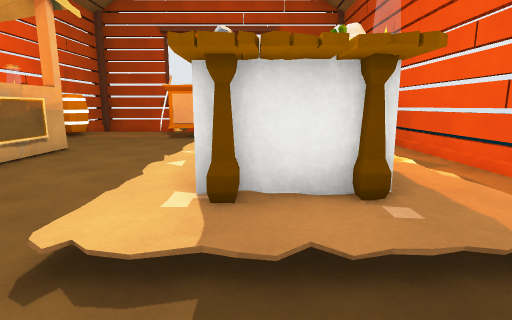
View 1 (above)

13 first-person views from a walk through a 3-D level made in the Unity game engine. The camera is 1.3 m above the floor, tilts 10° down and sees 80° across. The floor is counted in squares, 1 m on a side. Each view is taken from the middle of a square. On the plan, view 1 faces up. The plan holds only what a view shows up to about 14 squares ahead; the rest is blank. The place goes on beyond the plan. The player is left out. Surface patterns are stand-ins for the level's own textures.

View 2
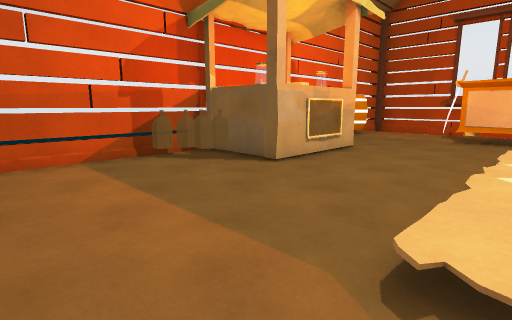

View 3
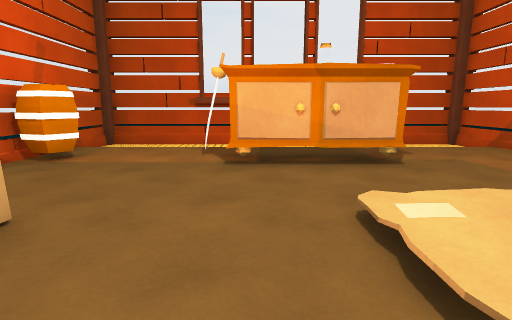

View 4
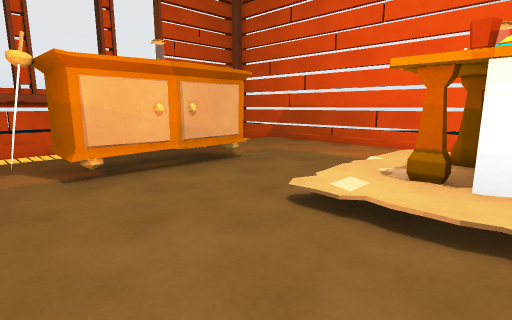

View 5
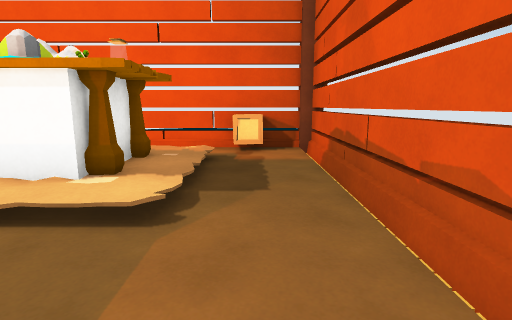

View 6
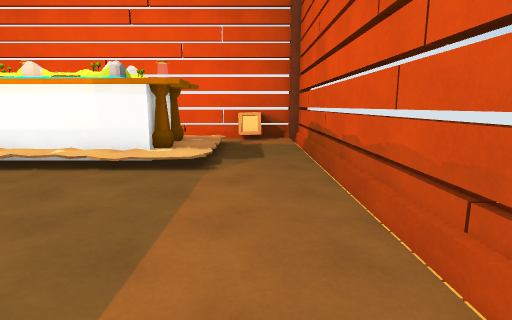

View 7
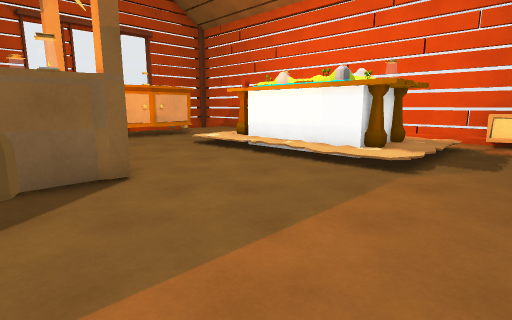

View 8
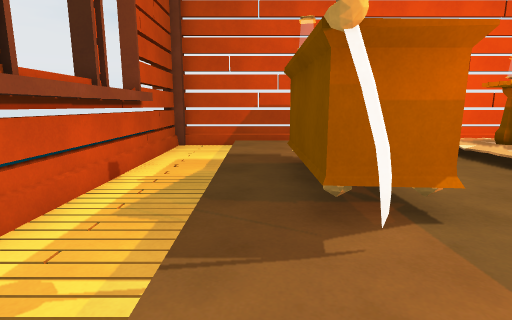

View 9
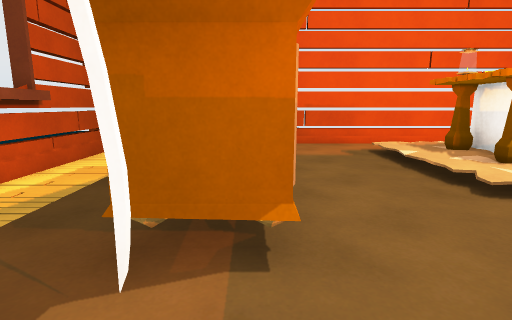

View 10
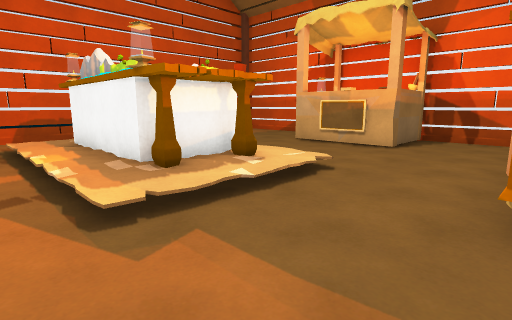

View 11
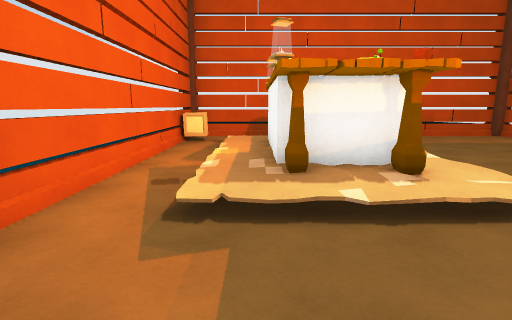

View 12
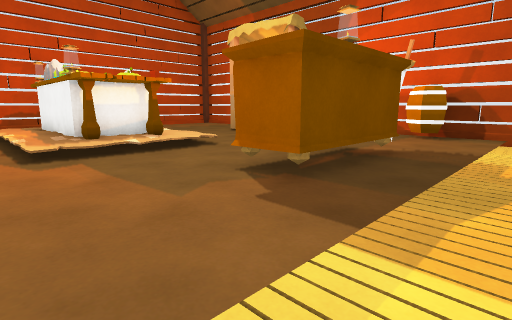

View 13
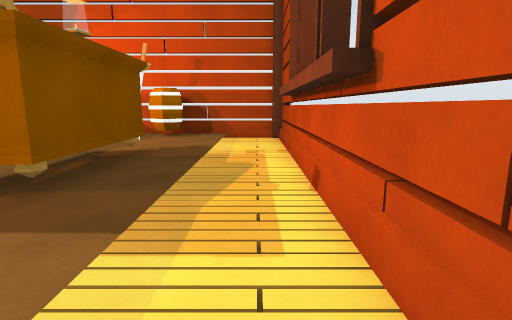

### Floor plan
Key: @ floor where view 1 was taken; # wall or solid block; . main floor; - floor 0.25 m lower than the main floor; _ floor 45.75 m lower than the main floor; < floor 46 m lower than the main floor; / step, stairs or slope; v drop or lower ground; B barrel; S sign; R rug; A box; O other object.
Columns run from 9 left of view 1 to 5 right of it. Each row starts with its distance up from view 1.
 19               v
 18 ###############
 17 #-----_-----<-#
 16 #/////////////#
 15 #.............#
 14 #BB...OOOO....#
 13 #B....OOOO....#
 12 #.............#
 11 #.............#
 10 #.............#
  9 #OOO..........#
  8    S.....##...#
  7    #....####..#
  6 ##  ....#  #..#
  5 # ......# ##..#
  4   ......###R..#
  3 #........##...#
  2 #............A#
  1 #............A#
  0 #........@....#
 -1 ###############

Positions as (right, up) in squares from view 1, and headings:
1: (0, 0), facing up
2: (-1, 0), facing up-left
3: (-3, 6), facing up
4: (-5, 7), facing up-right
5: (-5, 1), facing right
6: (-8, 1), facing right
7: (-8, 0), facing up-right
8: (-7, 15), facing right
9: (-6, 13), facing right
10: (4, 13), facing down-left
11: (2, 13), facing down
12: (4, 17), facing down-left
13: (4, 17), facing left
